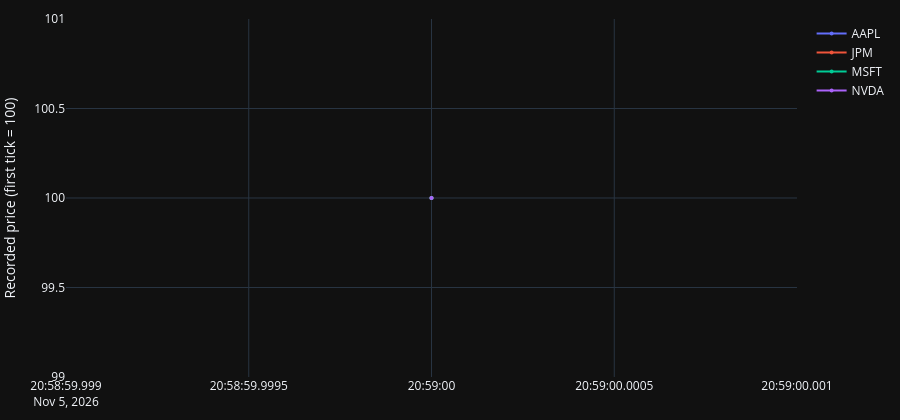

Notebook code for this chart:
### Markdown cell above
## 9. Review recorded ticks

Ticks recorded by the app or by `python recorder.py` land in the same database.

### Code cell
ticks = read_ticks(list(HOLDINGS))
print(f"{len(ticks):,} rows in {DB_PATH}")

fig = go.Figure()
for t, g in ticks.groupby("ticker"):
    fig.add_trace(go.Scatter(x=g["bar_ts"], y=g["price"] / g["price"].iloc[0] * 100, name=t,
                             mode="lines+markers", marker=dict(size=4)))
fig.update_layout(height=420, hovermode="x unified", yaxis_title="Recorded price (first tick = 100)",
                  margin=dict(l=10, r=10, t=10, b=10))
fig.show()

ticks.tail()

### Figure 1 — Plotly figure (JSON) as saved in the notebook; plotly's stock layout.template omitted (floating-point values rounded to 4 significant figures)
{"data": [{"marker": {"size": 4}, "mode": "lines+markers", "name": "AAPL", "x": ["2026-11-05T20:59:00.000000"], "y": [100.0], "type": "scatter"}, {"marker": {"size": 4}, "mode": "lines+markers", "name": "JPM", "x": ["2026-11-05T20:59:00.000000"], "y": [100.0], "type": "scatter"}, {"marker": {"size": 4}, "mode": "lines+markers", "name": "MSFT", "x": ["2026-11-05T20:59:00.000000"], "y": [100.0], "type": "scatter"}, {"marker": {"size": 4}, "mode": "lines+markers", "name": "NVDA", "x": ["2026-11-05T20:59:00.000000"], "y": [100.0], "type": "scatter"}], "layout": {"margin": {"l": 10, "r": 10, "t": 10, "b": 10}, "height": 420, "hovermode": "x unified", "yaxis": {"title": {"text": "Recorded price (first tick = 100)"}}}}
